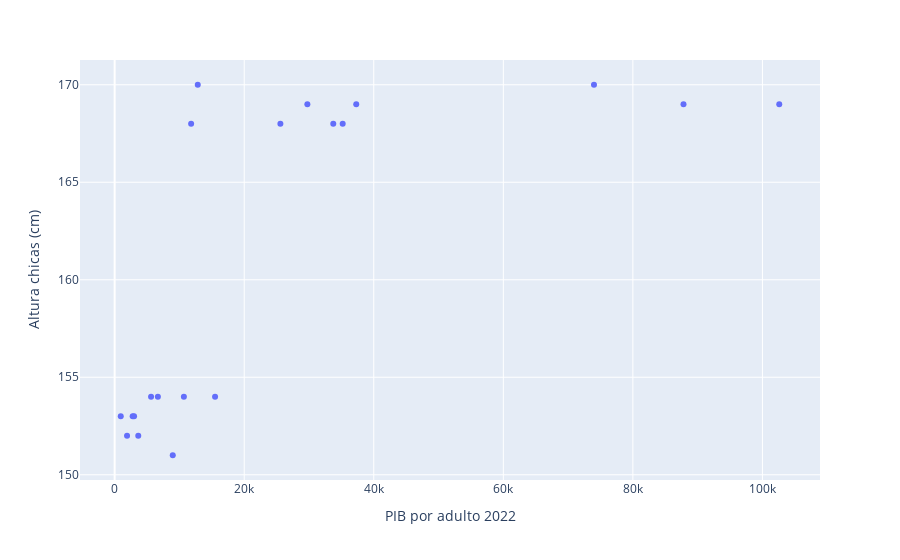

Notebook code cell kept with this figure:
### Markdown cell above
Comparacion para chicas

### Code cell
pd.options.plotting.backend = "plotly"
compDfChicas = compDf.sort_values('Altura chicas (cm)').drop('Altura chicos (cm)', axis= 1)

compDfChicasSup = compDfChicas.head(10)
compDfChicasInf = compDfChicas.tail(10)

compDfC = compDfChicasInf.merge(compDfChicasSup, how= 'outer')

compDfC['PIB por adulto 2022'] = (
    compDfC['PIB por adulto 2022']
    .str.replace('$', '')
    .str.replace(',', '')
    .astype(float)
)

compDfC = compDfC.sort_values('PIB por adulto 2022')

compDfC.plot.scatter(x= 'PIB por adulto 2022', y= 'Altura chicas (cm)')

### Figure 1 — Plotly figure (JSON) as saved in the notebook; plotly's stock layout.template omitted (floating-point values rounded to 4 significant figures)
{"data": [{"hovertemplate": "PIB por adulto 2022=%{x}<br>Altura chicas (cm)=%{y}<extra></extra>", "legendgroup": "", "marker": {"color": "#636efa", "symbol": "circle"}, "mode": "markers", "name": "", "orientation": "v", "showlegend": false, "type": "scatter", "x": [941.0, 1912.0, 2779.0, 2997.0, 3644.0, 5622.0, 6673.0, 8970.0, 10690.0, 11810.0, 12830.0, 15500.0, 25580.0, 29750.0, 33750.0, 35200.0, 37290.0, 74000.0, 87820.0, 102600.0], "xaxis": "x", "y": [153, 152, 153, 153, 152, 154, 154, 151, 154, 168, 170, 154, 168, 169, 168, 168, 169, 170, 169, 169], "yaxis": "y"}], "layout": {"legend": {"tracegroupgap": 0}, "margin": {"t": 60}, "xaxis": {"anchor": "y", "domain": [0, 1], "title": {"text": "PIB por adulto 2022"}}, "yaxis": {"anchor": "x", "domain": [0, 1], "title": {"text": "Altura chicas (cm)"}}}}
